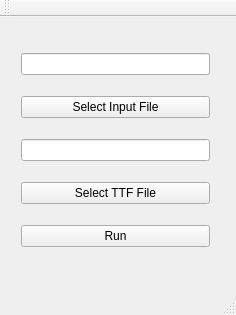
<?xml version="1.0" encoding="UTF-8"?>
<ui version="4.0">
 <class>MainWindow</class>
 <widget class="QMainWindow" name="MainWindow">
  <property name="geometry">
   <rect>
    <x>0</x>
    <y>0</y>
    <width>236</width>
    <height>315</height>
   </rect>
  </property>
  <property name="windowTitle">
   <string>MainWindow</string>
  </property>
  <widget class="QWidget" name="centralWidget">
   <widget class="QWidget" name="gridLayoutWidget">
    <property name="geometry">
     <rect>
      <x>10</x>
      <y>10</y>
      <width>211</width>
      <height>251</height>
     </rect>
    </property>
    <layout class="QGridLayout" name="gridLayout">
     <item row="3" column="0">
      <widget class="QPushButton" name="SelectTTF">
       <property name="text">
        <string>Select TTF File</string>
       </property>
      </widget>
     </item>
     <item row="0" column="0">
      <widget class="QLineEdit" name="TextPath"/>
     </item>
     <item row="2" column="0">
      <widget class="QLineEdit" name="TTFPath"/>
     </item>
     <item row="1" column="0">
      <widget class="QPushButton" name="SelectText">
       <property name="text">
        <string>Select Input File</string>
       </property>
      </widget>
     </item>
     <item row="4" column="0">
      <widget class="QPushButton" name="Execute">
       <property name="text">
        <string>Run</string>
       </property>
      </widget>
     </item>
    </layout>
   </widget>
  </widget>
  <widget class="QMenuBar" name="menuBar">
   <property name="geometry">
    <rect>
     <x>0</x>
     <y>0</y>
     <width>236</width>
     <height>21</height>
    </rect>
   </property>
  </widget>
  <widget class="QToolBar" name="mainToolBar">
   <attribute name="toolBarArea">
    <enum>TopToolBarArea</enum>
   </attribute>
   <attribute name="toolBarBreak">
    <bool>false</bool>
   </attribute>
  </widget>
  <widget class="QStatusBar" name="statusBar"/>
 </widget>
 <layoutdefault spacing="6" margin="11"/>
 <resources/>
 <connections/>
</ui>
